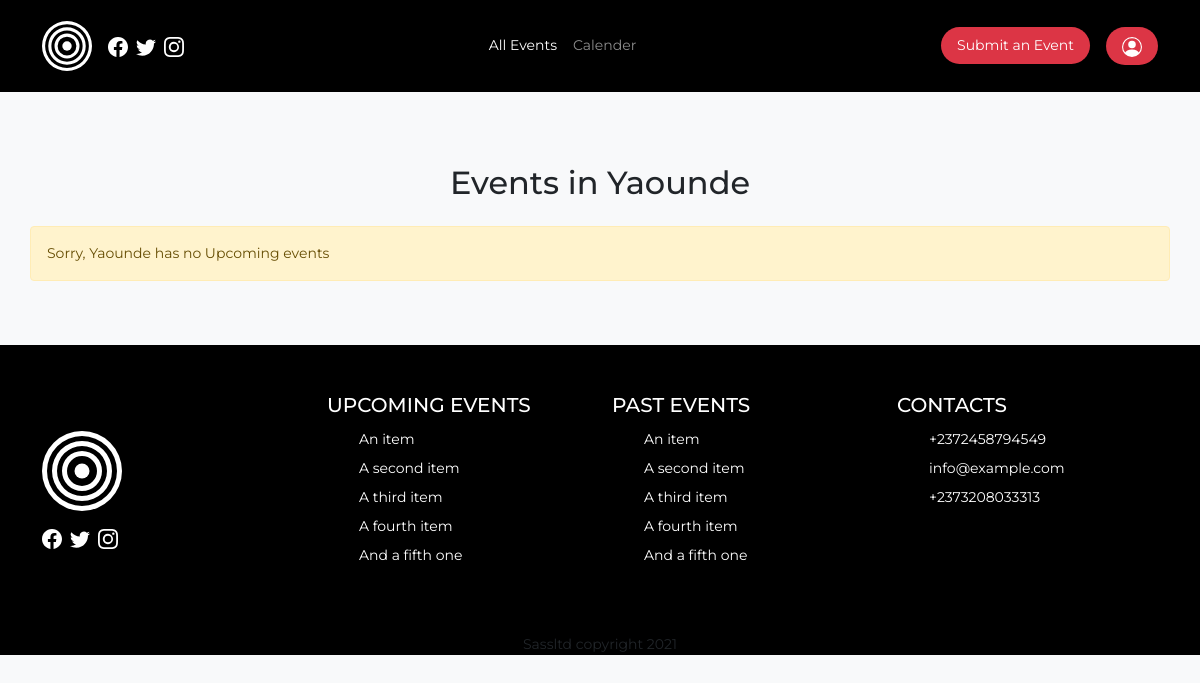
Page /city/Yaounde (signed in) on the earlier database version.
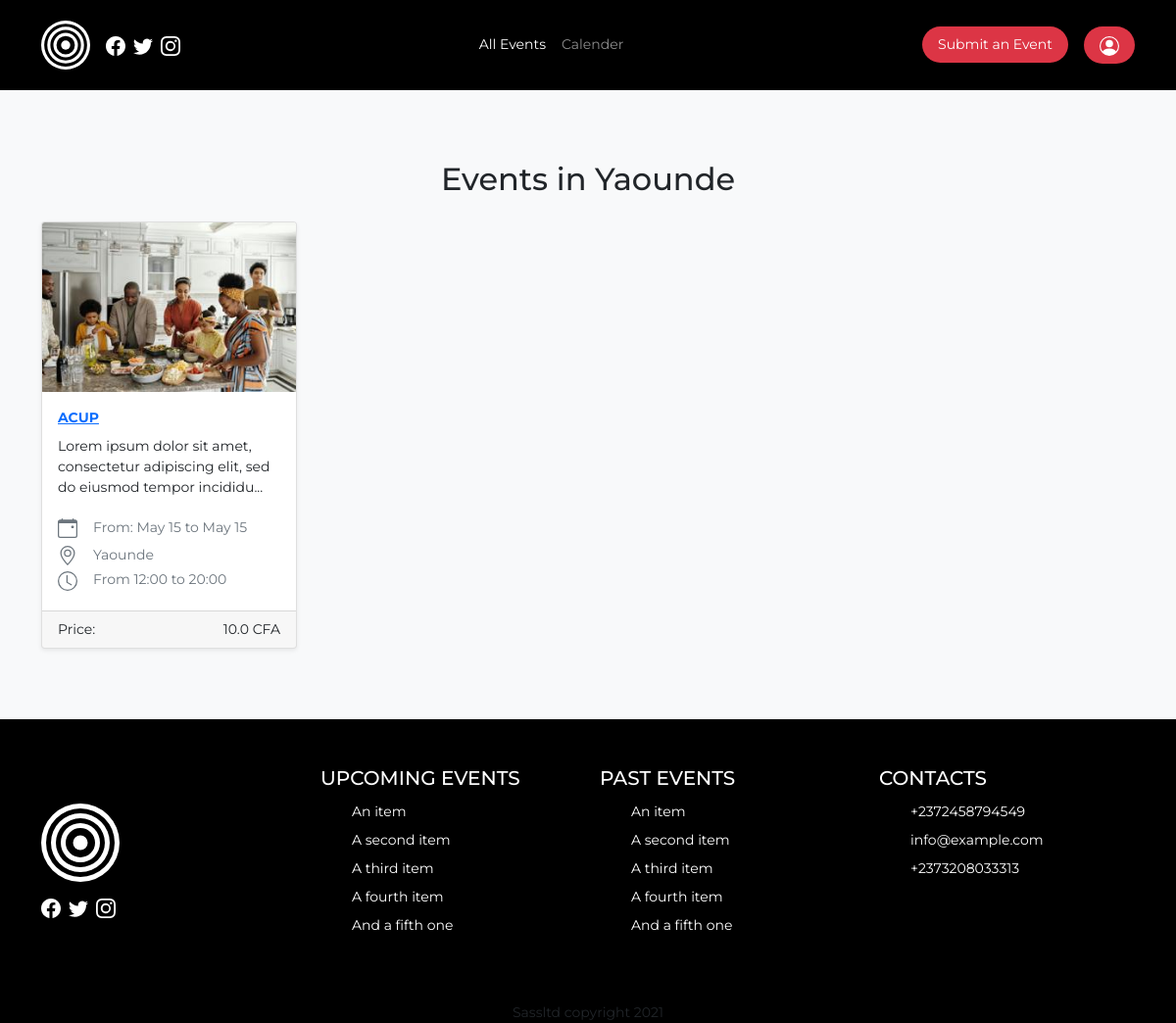
Same page on the later database version.
### mainapp/models.py (models this page shows, shortened)
class Event(db.Model):
    __tablename__ = 'events'
    id = db.Column(db.Integer,primary_key = True)
    title = db.Column(db.String(60), nullable=False)
    description = db.Column(db.String, nullable=False)
    feature_image = db.Column(db.String, nullable=True, default='event.png')
    start = db.Column(db.DateTime, nullable=False, default=datetime.utcnow, index=True)
    end = db.Column(db.DateTime, nullable=False, default=datetime.utcnow,index=True)
    total_tickets =db.Column(db.Integer,nullable=False , default=1)
    ticket_price = db.Column(db.Float, nullable=False, default=0.01)
    start_time = db.Column(db.DateTime)
    end_time = db.Column(db.DateTime)
    location = db.Column(db.String(60), nullable=False)
    created_date = db.Column(db.DateTime,default=datetime.utcnow, index=True)
    user_id = db.Column(db.Integer, db.ForeignKey('users.id'), nullable=False)

### mainapp/events/routes.py (the view)
@events.route('/city/<string:name>')
def city_loc(name):
  locate = request.args.get('filter', default = name, type = str)
  print(locate)
  now = datetime.datetime.now()
  events = Event.query.filter(Event.start > now).filter_by(location=name).order_by(Event.start.asc()).all()
  return render_template('city_view.html', title='Events in',events=events,locate=locate )

### mainapp/models.py (called while the page is built)
@login_manager.user_loader
def load_user(user_id):
  return User.query.get(int(user_id))

### mainapp/events/templates/city_view.html (shortened to what this page needs)
{% extends 'shared/_base.html' %}
{%block content%}
<div class="container">
  <div class="my-4 py-4">
    <h2 class="text-center my-4">Events in {{locate}}</h2>
  <div class="row">
    {%if events|length == 0%}
    <div class="alert alert-warning" role="alert">
      Sorry, {{locate}} has no Upcoming events
    </div>
    {% else %}
    {%for event in events%}
    <div class="col-sm-3">
      <div class="card mb-4 shadow-sm">
        <img src="{{url_for('static',filename='images/event_images/thumbnail/' + event.feature_image)}}" class="card-img-top" alt="...">
        <div class="card-body">
          <div class=" fw-bold pb-2"><a href="{{url_for('events.event', event_id=event.id)}}">{{event.title}}</a></div>
            <p class="card-text">{{event.description | truncate(90, True)}}</p>
            <div class="d-flex flex-row text-muted lh-lg">
              <span class="me-3 mb-1">
              </span>
              <span> From: {{event.start.strftime('%b %d')}} to  {{event.end.strftime('%b %d')}} </span>
            </div>
            <div class="d-flex flex-row text-muted">
              <span class="me-3 mb-1">
                </span>
              <span>{{event.location}}</span>
            </div>
            <div class="d-flex flex-row text-muted">
              <span class="me-3 mb-1">
                  <svg xmlns="http://www.w3.org/2000/svg" width="20" height="20" fill="currentColor" class="bi bi-clock" viewBox="0 0 16 16">
                    <path d="M8 3.5a.5.5 0 0 0-1 0V9a.5.5 0 0 0 .252.434l3.5 2a.5.5 0 0 0 .496-.868L8 8.71V3.5z"/>
                    <path d="M8 16A8 8 0 1 0 8 0a8 8 0 0 0 0 16zm7-8A7 7 0 1 1 1 8a7 7 0 0 1 14 0z"/>
                  </svg>
                </span>
                <span>  From {{event.start_time.strftime('%H:%M')}} to {{event.end_time.strftime('%H:%M')}}</span>
            </div>
        </div>
        <div class="card-footer d-flex justify-content-between">
          <div class="">Price:</div>
          <div class="">{{event.ticket_price}} CFA</div>
        </div>
      </div>
    </div>
  {%endfor%}
    {%endif%}
  </div>
</div>
</div>
{% endblock %}

Differences in the rows shown:
added Event: location "Yaounde", feature_image (picture), title "ACUP", description "Lorem ipsum dolor sit amet, consectetur adipiscing elit, sed do eiusmod tempor incididu...", start "May 15", end "May 15", start_time "12:00", end_time "20:00", ticket_price "10.0"
Other differences:
{{ locate }}: "Yaounde" → (not shown)
text no longer shown: "Sorry, has no Upcoming events"
